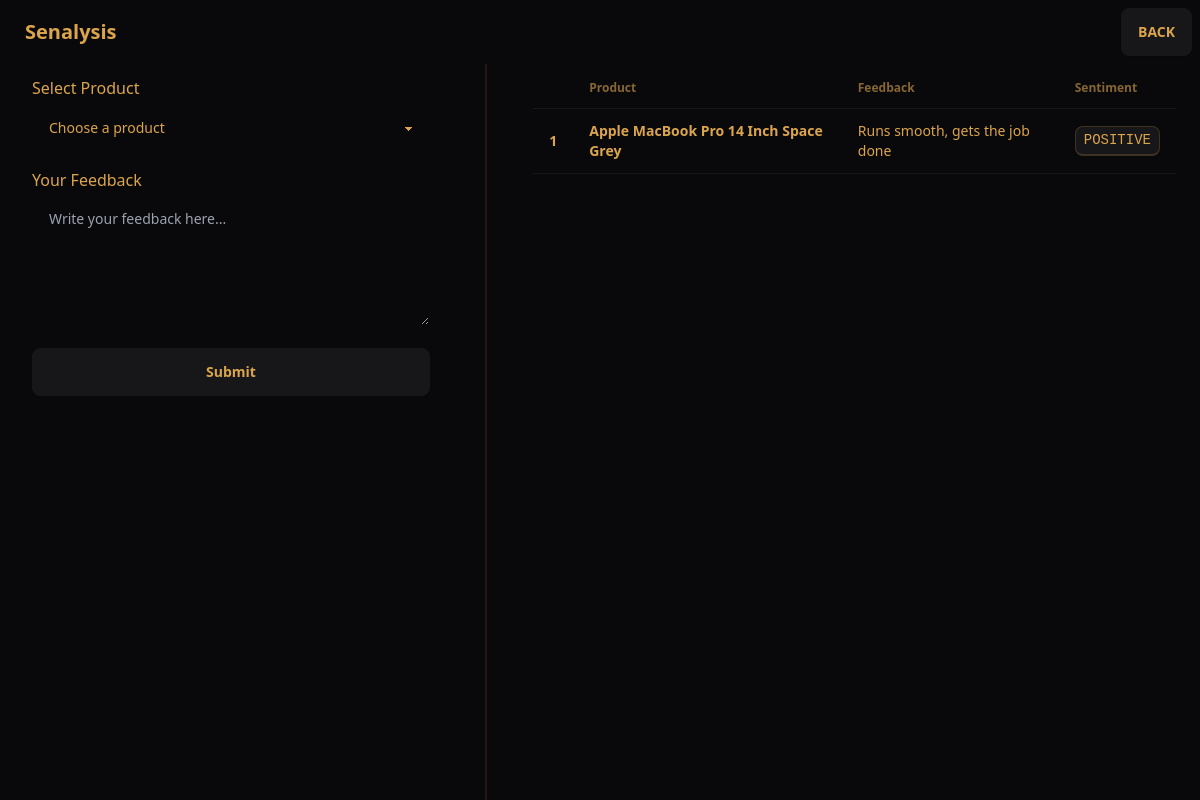
Screenshot of /user/209 with the database file from the repository.
### tables this page shows
CREATE TABLE "feedback" (
    fid INTEGER PRIMARY KEY AUTOINCREMENT,
    uid INTEGER,
    pid INTEGER,
    feedback TEXT,
    timestamp TEXT DEFAULT CURRENT_TIMESTAMP,
    sentiment TEXT,
    FOREIGN KEY (uid) REFERENCES users (uid),
    FOREIGN KEY (pid) REFERENCES products (pid)
);

CREATE TABLE products (
    pid INTEGER PRIMARY KEY AUTOINCREMENT,
    cid INTEGER,
    product TEXT,
    thumbnail TEXT,
    FOREIGN KEY (cid) REFERENCES companies (cid)
);

### app.py (the view)
@app.route('/user/<uid>')
def profile(uid):
    conn = get_db_connection()
    cursor = conn.cursor()
    cursor.execute("SELECT fname, lname FROM users WHERE uid = ?", (uid,))
    user = cursor.fetchone()
    if not user:
        conn.close()
        return "User not found", 404
    cursor.execute("SELECT pid, product FROM products")
    products = cursor.fetchall()
    cursor.execute("""
        SELECT f.feedback, f.sentiment, p.product
        FROM feedback f
        JOIN products p ON f.pid = p.pid
        WHERE f.uid = ?
    """, (uid,))
    feedbacks = cursor.fetchall()
    conn.close()
    return render_template('user.html', user=user, products=products, feedbacks=feedbacks, user_uid=uid)

### app.py (called while the page is built)
def get_db_connection():
    conn = sqlite3.connect(DATABASE)
    conn.row_factory = sqlite3.Row
    return conn

### templates/user.html (shortened to what this page needs)
{% extends "base.html" %}
{% block content %}
<div class="flex min-h-screen">
  <div class="w-2/5 p-8">
    <h2 class="text-lg font-bold mb-4">Submit Feedback</h2>
    <form action="/submit" method="post" class="space-y-4">
      <div>
        <label for="product" class="block font-medium mb-1">Select Product</label>
        <select
          id="product"
          name="product"
          class="select w-full max-w-full"
          required
        >
          <option disabled selected>Choose a product</option>
        </select>
      </div>
      <div>
        <label for="feedback" class="block font-medium mb-1">Your Feedback</label>
        <textarea
          id="feedback"
          name="feedback"
          class="textarea w-full max-w-full"
          rows="4"
          placeholder="Write your feedback here..."
          required
        ></textarea>
      </div>
      <button type="submit" class="btn w-full">
        Submit
      </button>
    </form>
  </div>
  <div class="divider lg:divider-horizontal"></div>
  <div class="w-3/5 p-6">
    <h2 class="text-lg font-bold mb-4">Your Previous Feedbacks</h2>
    <div class="overflow-x-auto">
      <table class="table w-full">
        <thead>
          <tr>
            <th></th>
            <th>Product</th>
            <th>Feedback</th>
            <th>Sentiment</th>
          </tr>
        </thead>
        <tbody>
          {% for feedback in feedbacks %}
          <tr>
            <th>{{ loop.index }}</th>
            <td><b>{{ feedback.product }}</b></td>
            <td>{{ feedback.feedback }}</td>
            <td><kbd class="kbd">{{ feedback.sentiment }}</kbd>
            </td>
          </tr>
          {% else %}
          <tr>
            <td colspan="4" class="text-center text-gray-600">No feedback submitted yet.</td>
          </tr>
          {% endfor %}
        </tbody>
      </table>
    </div>
  </div>
</div>
{% endblock %}

### templates/base.html (style rules this page uses)
:root { color-scheme: dark; --pc: 20% 0 0; --sc: 85.5163% 0.012821 261.069149; --ac: 87.3349% 0.010348 338.82597; --inc: 15.8122% 0.024356 237.133883; --suc: 15.6239% 0.038579 132.154381; --wac: 17.2255% 0.027305 102.89115; --erc: 14.3506% 0.035271 22.568916; --rounded-box: 1rem; --rounded-btn: 0.5rem; --rounded-badge: 1.9rem; --animation-btn: 0.25s; --animation-input: .2s; --btn-focus-scale: 0.95; --border-btn: 1px; --tab-border: 1px; --tab-radius: 0.5rem; --p: 100% 0 0; --s: 27.5815% 0.064106 261.069149; --a: 36.6744% 0.051741 338.82597; --n: 24.27% 0.057015 59.825019; --nc: 93.2033% 0.089631 90.861683; --b1: 14.0765% 0.004386 285.822869; --b2: 20.2191% 0.004211 308.22937; --b3: 29.8961% 0.003818 308.318612; --bc: 75.6879% 0.123666 76.890484; --in: 79.0612% 0.121778 237.133883; --su: 78.1197% 0.192894 132.154381; --wa: 86.1274% 0.136524 102.89115; --er: 71.7531% 0.176357 22.568916 }

### rows the page displays
feedback: product "Apple MacBook Pro 14 Inch Space Grey", feedback "Runs smooth, gets the job done", sentiment "POSITIVE"
